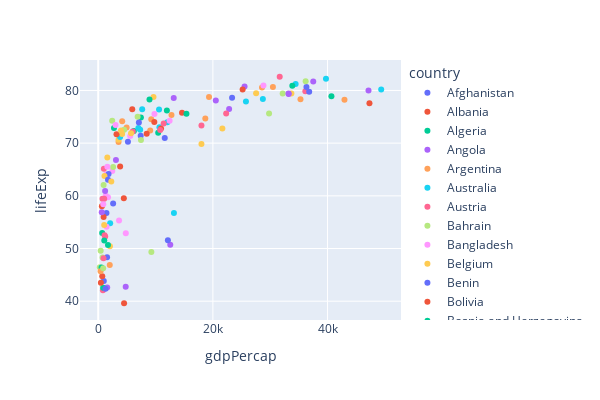

Notebook code for this chart:
### Code cell
fig = px.scatter(gapminder.query('year == 2007'),y='lifeExp',x='gdpPercap', height=400, color='country')
fig.show()
